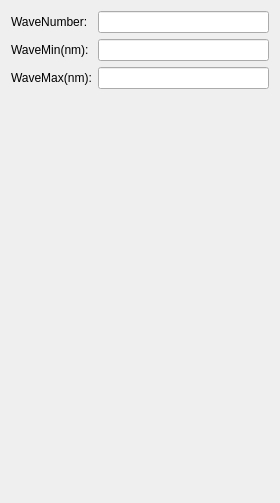
            <widget class="QWidget" name="pageWavelengths">
             <property name="geometry">
              <rect>
               <x>0</x>
               <y>0</y>
               <width>280</width>
               <height>503</height>
              </rect>
             </property>
             <attribute name="label">
              <string>Wavelengths</string>
             </attribute>
             <layout class="QFormLayout" name="formLayout_2">
              <item row="0" column="0">
               <widget class="QLabel" name="labelWaveNumber">
                <property name="text">
                 <string>WaveNumber:</string>
                </property>
               </widget>
              </item>
              <item row="0" column="1">
               <widget class="QLineEdit" name="lineEditWavelengthNumber"/>
              </item>
              <item row="1" column="0">
               <widget class="QLabel" name="labelWaveMin">
                <property name="text">
                 <string>WaveMin(nm):</string>
                </property>
               </widget>
              </item>
              <item row="1" column="1">
               <widget class="QLineEdit" name="lineEditWavelengthMin">
                <property name="text">
                 <string/>
                </property>
               </widget>
              </item>
              <item row="2" column="0">
               <widget class="QLabel" name="labelWaveMax">
                <property name="text">
                 <string>WaveMax(nm):</string>
                </property>
               </widget>
              </item>
              <item row="2" column="1">
               <widget class="QLineEdit" name="lineEditWavelengthMax"/>
              </item>
             </layout>
            </widget>
